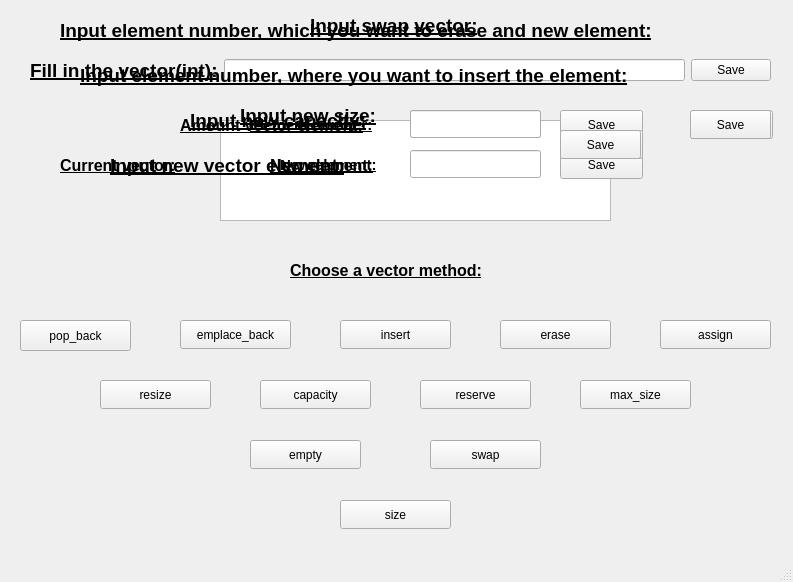
<?xml version="1.0" encoding="UTF-8"?>
<ui version="4.0">
 <class>MainWindow</class>
 <widget class="QMainWindow" name="MainWindow">
  <property name="geometry">
   <rect>
    <x>0</x>
    <y>0</y>
    <width>793</width>
    <height>582</height>
   </rect>
  </property>
  <property name="windowTitle">
   <string>MainWindow</string>
  </property>
  <widget class="QWidget" name="centralwidget">
   <widget class="QTextBrowser" name="textBrowser">
    <property name="geometry">
     <rect>
      <x>220</x>
      <y>120</y>
      <width>391</width>
      <height>101</height>
     </rect>
    </property>
   </widget>
   <widget class="QPushButton" name="pushButton_pop_back">
    <property name="geometry">
     <rect>
      <x>20</x>
      <y>320</y>
      <width>111</width>
      <height>31</height>
     </rect>
    </property>
    <property name="text">
     <string>pop_back</string>
    </property>
   </widget>
   <widget class="QPushButton" name="pushButton_resize">
    <property name="geometry">
     <rect>
      <x>100</x>
      <y>380</y>
      <width>111</width>
      <height>29</height>
     </rect>
    </property>
    <property name="text">
     <string>resize</string>
    </property>
   </widget>
   <widget class="QPushButton" name="pushButton_assign">
    <property name="geometry">
     <rect>
      <x>660</x>
      <y>320</y>
      <width>111</width>
      <height>29</height>
     </rect>
    </property>
    <property name="text">
     <string>assign</string>
    </property>
   </widget>
   <widget class="QPushButton" name="pushButton_capacity">
    <property name="geometry">
     <rect>
      <x>260</x>
      <y>380</y>
      <width>111</width>
      <height>29</height>
     </rect>
    </property>
    <property name="text">
     <string>capacity</string>
    </property>
   </widget>
   <widget class="QWidget" name="layoutWidget">
    <property name="geometry">
     <rect>
      <x>30</x>
      <y>40</y>
      <width>741</width>
      <height>61</height>
     </rect>
    </property>
    <layout class="QHBoxLayout" name="horizontalLayout">
     <item>
      <widget class="QLabel" name="label">
       <property name="text">
        <string>&lt;html&gt;&lt;head/&gt;&lt;body&gt;&lt;p&gt;&lt;span style=&quot; font-size:14pt; font-weight:700; text-decoration: underline;&quot;&gt;Fill in the vector(int):&lt;/span&gt;&lt;/p&gt;&lt;/body&gt;&lt;/html&gt;</string>
       </property>
      </widget>
     </item>
     <item>
      <widget class="QLineEdit" name="lineEdit"/>
     </item>
     <item>
      <widget class="QPushButton" name="pushButton_saveData">
       <property name="text">
        <string>Save</string>
       </property>
      </widget>
     </item>
    </layout>
   </widget>
   <widget class="QPushButton" name="pushButton_emplace_back">
    <property name="geometry">
     <rect>
      <x>180</x>
      <y>320</y>
      <width>111</width>
      <height>29</height>
     </rect>
    </property>
    <property name="text">
     <string>emplace_back</string>
    </property>
   </widget>
   <widget class="QPushButton" name="pushButton_insert">
    <property name="geometry">
     <rect>
      <x>340</x>
      <y>320</y>
      <width>111</width>
      <height>29</height>
     </rect>
    </property>
    <property name="text">
     <string>insert</string>
    </property>
   </widget>
   <widget class="QPushButton" name="pushButton_erase">
    <property name="geometry">
     <rect>
      <x>500</x>
      <y>320</y>
      <width>111</width>
      <height>29</height>
     </rect>
    </property>
    <property name="text">
     <string>erase</string>
    </property>
   </widget>
   <widget class="QPushButton" name="pushButton_max_size">
    <property name="geometry">
     <rect>
      <x>580</x>
      <y>380</y>
      <width>111</width>
      <height>29</height>
     </rect>
    </property>
    <property name="text">
     <string>max_size</string>
    </property>
   </widget>
   <widget class="QPushButton" name="pushButton_empty">
    <property name="geometry">
     <rect>
      <x>250</x>
      <y>440</y>
      <width>111</width>
      <height>29</height>
     </rect>
    </property>
    <property name="text">
     <string>empty</string>
    </property>
   </widget>
   <widget class="QPushButton" name="pushButton_swap">
    <property name="geometry">
     <rect>
      <x>430</x>
      <y>440</y>
      <width>111</width>
      <height>29</height>
     </rect>
    </property>
    <property name="text">
     <string>swap</string>
    </property>
   </widget>
   <widget class="QPushButton" name="pushButton_reserve">
    <property name="geometry">
     <rect>
      <x>420</x>
      <y>380</y>
      <width>111</width>
      <height>29</height>
     </rect>
    </property>
    <property name="text">
     <string>reserve</string>
    </property>
   </widget>
   <widget class="QLabel" name="label_2">
    <property name="geometry">
     <rect>
      <x>290</x>
      <y>240</y>
      <width>251</width>
      <height>61</height>
     </rect>
    </property>
    <property name="text">
     <string>&lt;html&gt;&lt;head/&gt;&lt;body&gt;&lt;p&gt;&lt;span style=&quot; font-size:12pt; font-weight:700; text-decoration: underline;&quot;&gt;Choose a vector method:&lt;/span&gt;&lt;/p&gt;&lt;/body&gt;&lt;/html&gt;</string>
    </property>
   </widget>
   <widget class="QPushButton" name="pushButton_size">
    <property name="geometry">
     <rect>
      <x>340</x>
      <y>500</y>
      <width>111</width>
      <height>29</height>
     </rect>
    </property>
    <property name="text">
     <string>size</string>
    </property>
   </widget>
   <widget class="QLabel" name="label_3">
    <property name="geometry">
     <rect>
      <x>60</x>
      <y>150</y>
      <width>161</width>
      <height>31</height>
     </rect>
    </property>
    <property name="text">
     <string>&lt;html&gt;&lt;head/&gt;&lt;body&gt;&lt;p&gt;&lt;span style=&quot; font-size:12pt; font-weight:700; text-decoration: underline;&quot;&gt;Current vector:&lt;/span&gt;&lt;/p&gt;&lt;/body&gt;&lt;/html&gt;</string>
    </property>
   </widget>
   <widget class="QLabel" name="label_4">
    <property name="geometry">
     <rect>
      <x>190</x>
      <y>90</y>
      <width>221</width>
      <height>61</height>
     </rect>
    </property>
    <property name="text">
     <string>&lt;html&gt;&lt;head/&gt;&lt;body&gt;&lt;p&gt;&lt;span style=&quot; font-size:14pt; font-weight:700; text-decoration: underline;&quot;&gt;Input new capacity:&lt;/span&gt;&lt;/p&gt;&lt;/body&gt;&lt;/html&gt;</string>
    </property>
   </widget>
   <widget class="QLineEdit" name="lineEdit_2">
    <property name="geometry">
     <rect>
      <x>410</x>
      <y>110</y>
      <width>131</width>
      <height>28</height>
     </rect>
    </property>
   </widget>
   <widget class="QPushButton" name="pushButton_saveNewCapacity">
    <property name="geometry">
     <rect>
      <x>560</x>
      <y>110</y>
      <width>83</width>
      <height>29</height>
     </rect>
    </property>
    <property name="text">
     <string>Save</string>
    </property>
   </widget>
   <widget class="QLabel" name="label_5">
    <property name="geometry">
     <rect>
      <x>240</x>
      <y>100</y>
      <width>211</width>
      <height>31</height>
     </rect>
    </property>
    <property name="text">
     <string>&lt;html&gt;&lt;head/&gt;&lt;body&gt;&lt;p&gt;&lt;span style=&quot; font-size:14pt; font-weight:700; text-decoration: underline;&quot;&gt;Input new size:&lt;/span&gt;&lt;/p&gt;&lt;/body&gt;&lt;/html&gt;</string>
    </property>
   </widget>
   <widget class="QPushButton" name="pushButton_saveNewSize">
    <property name="geometry">
     <rect>
      <x>560</x>
      <y>130</y>
      <width>81</width>
      <height>29</height>
     </rect>
    </property>
    <property name="text">
     <string>Save</string>
    </property>
   </widget>
   <widget class="QLineEdit" name="lineEdit_3">
    <property name="geometry">
     <rect>
      <x>410</x>
      <y>110</y>
      <width>131</width>
      <height>28</height>
     </rect>
    </property>
   </widget>
   <widget class="QLabel" name="label_6">
    <property name="geometry">
     <rect>
      <x>110</x>
      <y>140</y>
      <width>301</width>
      <height>51</height>
     </rect>
    </property>
    <property name="text">
     <string>&lt;html&gt;&lt;head/&gt;&lt;body&gt;&lt;p&gt;&lt;span style=&quot; font-size:14pt; font-weight:700; text-decoration: underline;&quot;&gt;Input new vector element:&lt;/span&gt;&lt;/p&gt;&lt;/body&gt;&lt;/html&gt;</string>
    </property>
   </widget>
   <widget class="QLineEdit" name="lineEdit_4">
    <property name="geometry">
     <rect>
      <x>410</x>
      <y>150</y>
      <width>131</width>
      <height>28</height>
     </rect>
    </property>
   </widget>
   <widget class="QPushButton" name="pushButton_SaveData1">
    <property name="geometry">
     <rect>
      <x>560</x>
      <y>150</y>
      <width>83</width>
      <height>29</height>
     </rect>
    </property>
    <property name="text">
     <string>Save</string>
    </property>
   </widget>
   <widget class="QLabel" name="label_7">
    <property name="geometry">
     <rect>
      <x>310</x>
      <y>10</y>
      <width>351</width>
      <height>31</height>
     </rect>
    </property>
    <property name="text">
     <string>&lt;html&gt;&lt;head/&gt;&lt;body&gt;&lt;p&gt;&lt;span style=&quot; font-size:14pt; font-weight:700; text-decoration: underline;&quot;&gt;Input swap vector:&lt;/span&gt;&lt;/p&gt;&lt;/body&gt;&lt;/html&gt;</string>
    </property>
   </widget>
   <widget class="QPushButton" name="pushButton_saveSwapindeces">
    <property name="geometry">
     <rect>
      <x>690</x>
      <y>110</y>
      <width>83</width>
      <height>29</height>
     </rect>
    </property>
    <property name="text">
     <string>Swap</string>
    </property>
   </widget>
   <widget class="QPushButton" name="pushButton_saveEraseIndex">
    <property name="geometry">
     <rect>
      <x>690</x>
      <y>110</y>
      <width>81</width>
      <height>29</height>
     </rect>
    </property>
    <property name="text">
     <string>Save</string>
    </property>
   </widget>
   <widget class="QLabel" name="label_8">
    <property name="geometry">
     <rect>
      <x>60</x>
      <y>10</y>
      <width>751</width>
      <height>41</height>
     </rect>
    </property>
    <property name="text">
     <string>&lt;html&gt;&lt;head/&gt;&lt;body&gt;&lt;p&gt;&lt;span style=&quot; font-size:14pt; font-weight:700; text-decoration: underline;&quot;&gt;Input element number, which you want to erase and new element:&lt;/span&gt;&lt;/p&gt;&lt;/body&gt;&lt;/html&gt;</string>
    </property>
   </widget>
   <widget class="QLabel" name="label_9">
    <property name="geometry">
     <rect>
      <x>80</x>
      <y>50</y>
      <width>671</width>
      <height>51</height>
     </rect>
    </property>
    <property name="text">
     <string>&lt;html&gt;&lt;head/&gt;&lt;body&gt;&lt;p&gt;&lt;span style=&quot; font-size:14pt; font-weight:700; text-decoration: underline;&quot;&gt;Input element number, where you want to insert the element:&lt;/span&gt;&lt;/p&gt;&lt;/body&gt;&lt;/html&gt;</string>
    </property>
   </widget>
   <widget class="QPushButton" name="pushButton">
    <property name="geometry">
     <rect>
      <x>560</x>
      <y>130</y>
      <width>83</width>
      <height>29</height>
     </rect>
    </property>
    <property name="text">
     <string>Save</string>
    </property>
   </widget>
   <widget class="QLabel" name="label_10">
    <property name="geometry">
     <rect>
      <x>280</x>
      <y>150</y>
      <width>121</width>
      <height>31</height>
     </rect>
    </property>
    <property name="text">
     <string>&lt;html&gt;&lt;head/&gt;&lt;body&gt;&lt;p&gt;&lt;span style=&quot; font-size:11pt; font-weight:700; text-decoration: underline;&quot;&gt;New element:&lt;/span&gt;&lt;/p&gt;&lt;/body&gt;&lt;/html&gt;</string>
    </property>
   </widget>
   <widget class="QLabel" name="label_11">
    <property name="geometry">
     <rect>
      <x>250</x>
      <y>110</y>
      <width>151</width>
      <height>31</height>
     </rect>
    </property>
    <property name="text">
     <string>&lt;html&gt;&lt;head/&gt;&lt;body&gt;&lt;p&gt;&lt;span style=&quot; font-size:11pt; font-weight:700; text-decoration: underline;&quot;&gt;Element number:&lt;/span&gt;&lt;/p&gt;&lt;/body&gt;&lt;/html&gt;</string>
    </property>
   </widget>
   <widget class="QLabel" name="label_12">
    <property name="geometry">
     <rect>
      <x>180</x>
      <y>100</y>
      <width>231</width>
      <height>51</height>
     </rect>
    </property>
    <property name="text">
     <string>&lt;html&gt;&lt;head/&gt;&lt;body&gt;&lt;p&gt;&lt;span style=&quot; font-size:12pt; font-weight:700; text-decoration: underline;&quot;&gt;Amount vector element:&lt;/span&gt;&lt;/p&gt;&lt;/body&gt;&lt;/html&gt;</string>
    </property>
   </widget>
   <widget class="QLabel" name="label_13">
    <property name="geometry">
     <rect>
      <x>270</x>
      <y>150</y>
      <width>141</width>
      <height>31</height>
     </rect>
    </property>
    <property name="text">
     <string>&lt;html&gt;&lt;head/&gt;&lt;body&gt;&lt;p&gt;&lt;span style=&quot; font-size:12pt; font-weight:700; text-decoration: underline;&quot;&gt;New element:&lt;/span&gt;&lt;/p&gt;&lt;/body&gt;&lt;/html&gt;</string>
    </property>
   </widget>
   <widget class="QPushButton" name="pushButton_2">
    <property name="geometry">
     <rect>
      <x>560</x>
      <y>130</y>
      <width>81</width>
      <height>29</height>
     </rect>
    </property>
    <property name="text">
     <string>Save</string>
    </property>
   </widget>
  </widget>
  <widget class="QMenuBar" name="menubar">
   <property name="geometry">
    <rect>
     <x>0</x>
     <y>0</y>
     <width>793</width>
     <height>25</height>
    </rect>
   </property>
  </widget>
  <widget class="QStatusBar" name="statusbar"/>
 </widget>
 <resources/>
 <connections/>
</ui>
